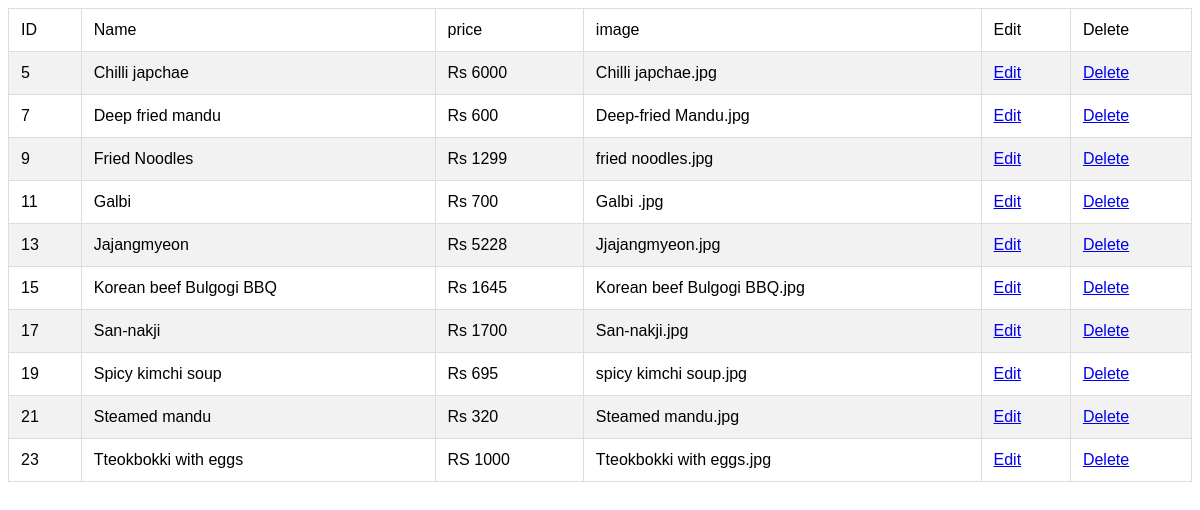
The page /edit_korean.php on the database its author committed.
### tables this page shows
CREATE TABLE `korean_food` (
  `id` int(20) NOT NULL,
  `name` varchar(50) NOT NULL,
  `price` varchar(50) NOT NULL,
  `image` varchar(200) NOT NULL
);

### edit_korean.php (the view, shortened to what this page needs)
 <!DOCTYPE html>
<html>
<head>
</head>
<body>
    <table border="1">
        <tr><td>ID</td><td>Name</td><td>price</td><td>image</td><td>Edit</td><td> Delete</td></tr>
<?php
include ("db_conection.php");
$slelect_query = "SELECT * FROM korean_food";
$result = $conn->query($slelect_query);
if ($result->num_rows > 0) {
  while($row = $result->fetch_assoc()) {
    echo "<tr><td>".$row["id"]."</td><td>".$row["name"]."</td><td>".$row["price"]."</td><td>".$row["image"]."</td><td><a href='adit_korean.php?id=".$row["id"]."'>Edit</a></td><td><a href='del_korean.php?id=".$row["id"]. "'>Delete</a></td></tr>";
  }
} else {
  echo "0 results";
}
?>
</table>
</body>
</html>

### edit_korean.php (style rules this page uses)
table { width: 100%; border-collapse: collapse; font-family: Arial, sans-serif; }
table td { padding: 12px; border: 1px solid #ddd; }
table tbody tr:nth-child(even) { background-color: #f2f2f2; }

### rows shown on the page
korean_food: id "5", name "Chilli japchae", price "Rs 6000", image "Chilli japchae.jpg"
korean_food: id "7", name "Deep fried mandu", price "Rs 600", image "Deep-fried Mandu.jpg"
korean_food: id "9", name "Fried Noodles", price "Rs 1299", image "fried noodles.jpg"
korean_food: id "11", name "Galbi", price "Rs 700", image "Galbi .jpg"
korean_food: id "13", name "Jajangmyeon", price "Rs 5228", image "Jjajangmyeon.jpg"
korean_food: id "15", name "Korean beef Bulgogi BBQ", price "Rs 1645", image "Korean beef Bulgogi BBQ.jpg"
korean_food: id "17", name "San-nakji", price "Rs 1700", image "San-nakji.jpg"
korean_food: id "19", name "Spicy kimchi soup", price "Rs 695", image "spicy kimchi soup.jpg"
korean_food: id "21", name "Steamed mandu", price "Rs 320", image "Steamed mandu.jpg"
korean_food: id "23", name "Tteokbokki with eggs", price "RS 1000", image "Tteokbokki with eggs.jpg"
